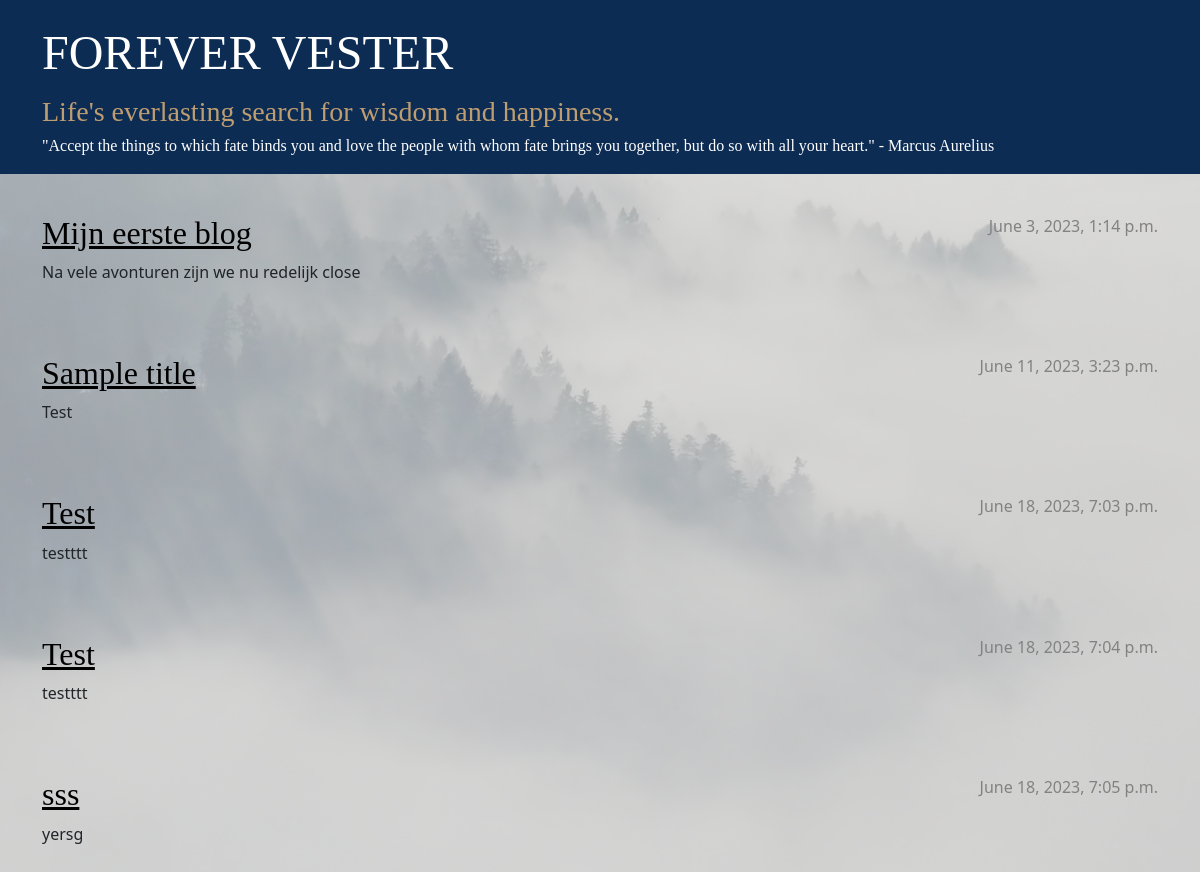
Before: / with the older database file.
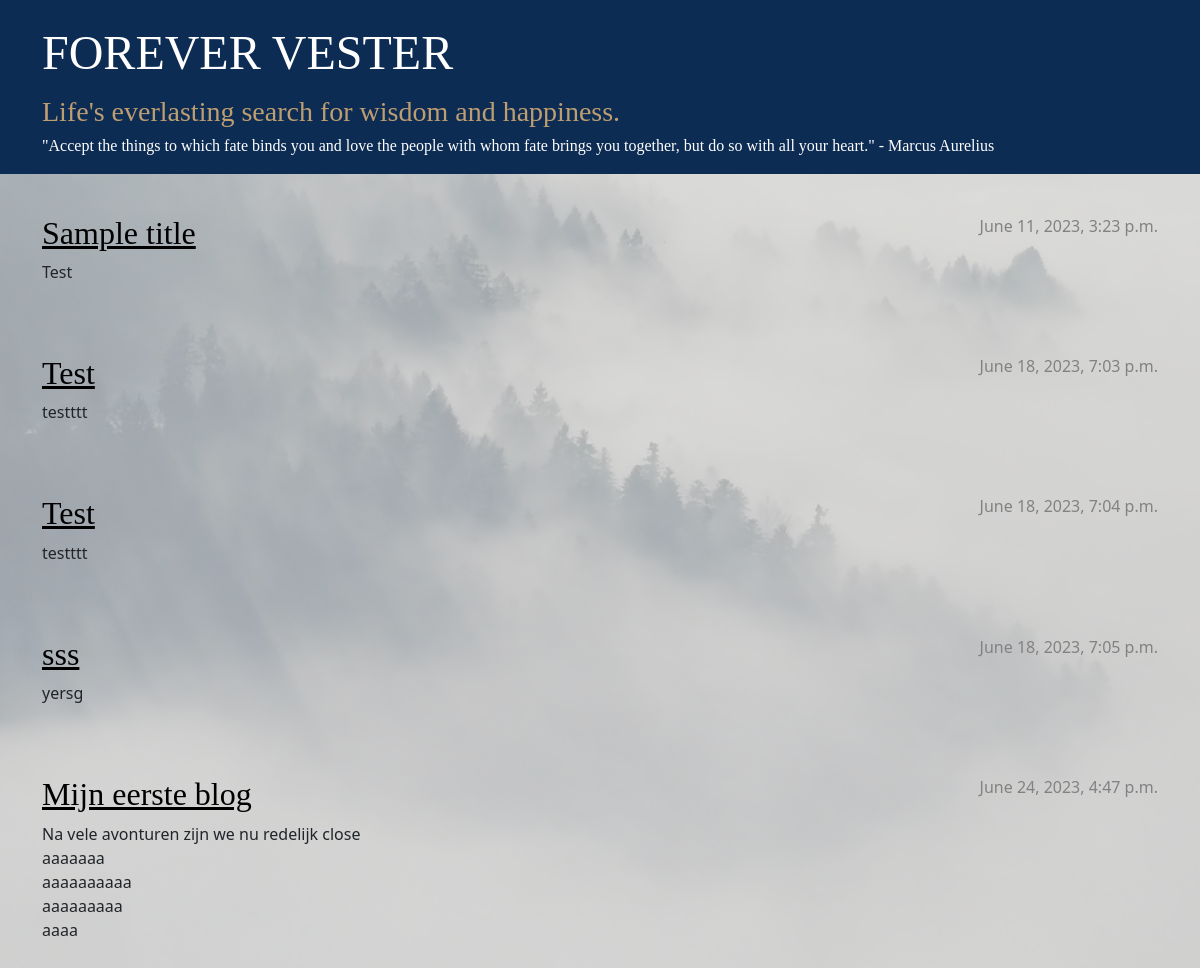
After: the same page with the newer database file.
### blog/models.py (models this page shows, shortened)
class Post(models.Model):
    author = models.ForeignKey(settings.AUTH_USER_MODEL, on_delete=models.CASCADE)
    title = models.CharField(max_length=200)
    text = models.TextField()
    created_date = models.DateTimeField(default=timezone.now)
    published_date = models.DateTimeField(blank=True, null=True)

### blog/views.py (the view)
# urls.py: path('', views.post_list, name='post_list'),
def post_list(request):
    posts = Post.objects.filter(published_date__lte=timezone.now()).order_by('published_date')
    return render(request, 'blog/post_list.html', {'posts': posts})

### blog/templates/blog/post_list.html
{% extends 'blog/base.html' %}
{% block content %}
    {% for post in posts %}
        <article class="post">
            <time class="date">
                {{ post.published_date }}
            </time>
            <h2><a href="{% url 'post_detail' pk=post.pk %}">{{ post.title }}</a></h2>
            <p>{{ post.text|linebreaksbr }}</p>
        </article>
    {% endfor %}
{% endblock %}

Changed rows visible on the page:
changed Post "Mijn eerste blog": published_date "June 3, 2023, 1:14 p.m." → "June 24, 2023, 4:47 p.m."; text "Na vele avonturen zijn we nu redelijk close" → "Na vele avonturen zijn we nu redelijk close aaaaaaa aaaaaaaaaa aaaaaaaaa aaaa"; moves down the list
